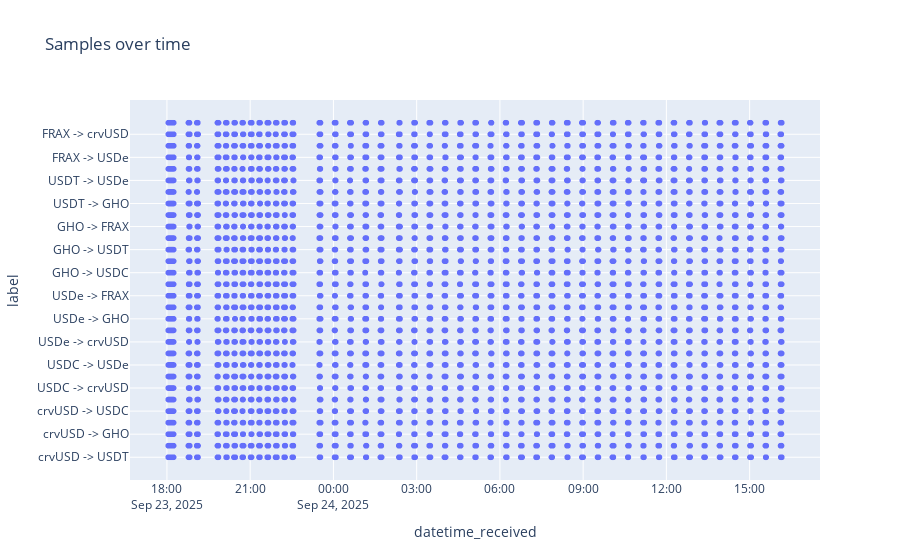

Here is the notebook cell this chart was saved with:
### Code cell
import pandas as pd
import plotly.express as px

# paths = [
#     '/Users/pb/Documents/Github/Tokemak/v2-rebalance-dashboard/mainnet_launch/database/schema/ensure_tables_are_current/using_3rd_party/autoUSD_primary_assets_quotes_slippage_3.5_bps_1_min_sleep.csv',
#     '/Users/pb/Documents/Github/Tokemak/v2-rebalance-dashboard/mainnet_launch/database/schema/ensure_tables_are_current/using_3rd_party/autoUSD_primary_assets_quotes_slippage_3.5_bps.csv',
#     "/Users/pb/Documents/Github/Tokemak/v2-rebalance-dashboard/15_min_auto_usd_combinations2.csv",
#     "/Users/pb/Documents/Github/Tokemak/v2-rebalance-dashboard/15_min_auto_usd_combinations3.csv",
#     "/Users/pb/Documents/Github/Tokemak/v2-rebalance-dashboard/15_min_auto_usd_combinations4.csv",
#     "/Users/pb/Documents/Github/Tokemak/v2-rebalance-dashboard/15_min_auto_usd_combinations.csv"
# ]

# dfs = [pd.read_csv(p) for p in paths]
# df = pd.concat(dfs)

df = pd.read_csv("combined_swap_quotes.csv")
# df.to_csv("combined_swap_quotes.csv", index=True)
excluded = ['frxUSD']
df = df[(~df['sell_symbol'].isin(excluded)) & (~df['buy_symbol'].isin(excluded))].copy()
df['datetime_received'] = pd.to_datetime(df['datetime_received'])
df = df.sort_values('datetime_received')
px.scatter(df, x="datetime_received", y="label", title='Samples over time').show()


df['long_label'] = df['label'] + ' ' + df['sell_amount_norm'].astype(int).astype(str)
df['15_min_chunk'] = df['datetime_received'].dt.floor('15min')

# I think we want 1 for each sample
df[['15_min_chunk', 'long_label']].value_counts().reset_index()['count'].value_counts()
# we only want the samples where there is only one price (eg skip the eariler ones)
df_unique = df.groupby(['15_min_chunk', 'long_label'])[['datetime_received', 'min_buy_amount_price', 'buy_amount_price', 'buy_symbol']].first().reset_index()
               
df_unique[['datetime_received', 'long_label', '15_min_chunk', 'min_buy_amount_price', 'buy_amount_price']]
buy_amount_price_over_time = df_unique.pivot(index='15_min_chunk', columns='long_label', values='buy_amount_price')

### Figure 1 — Plotly figure (JSON) as saved in the notebook; plotly's stock layout.template omitted (floating-point values rounded to 4 significant figures; data arrays with more than 128 entries replaced by an {"elided": "..."} marker saying what was removed)
{"data": [{"hovertemplate": "datetime_received=%{x}<br>label=%{y}<extra></extra>", "legendgroup": "", "marker": {"color": "#636efa", "symbol": "circle"}, "mode": "markers", "name": "", "showlegend": false, "type": "scattergl", "x": {"elided": "7050 str values"}, "xaxis": "x", "y": {"elided": "7050 str values"}, "yaxis": "y"}], "layout": {"legend": {"tracegroupgap": 0}, "title": {"text": "Samples over time"}, "xaxis": {"anchor": "y", "domain": [0, 1], "title": {"text": "datetime_received"}}, "yaxis": {"anchor": "x", "domain": [0, 1], "title": {"text": "label"}}}}
